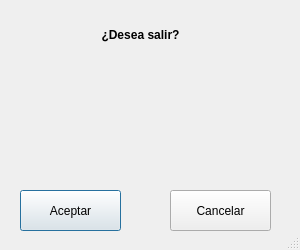
<?xml version="1.0" encoding="UTF-8"?>
<ui version="4.0">
 <class>dlgSalir</class>
 <widget class="QDialog" name="dlgSalir">
  <property name="geometry">
   <rect>
    <x>0</x>
    <y>0</y>
    <width>300</width>
    <height>250</height>
   </rect>
  </property>
  <property name="minimumSize">
   <size>
    <width>300</width>
    <height>250</height>
   </size>
  </property>
  <property name="maximumSize">
   <size>
    <width>300</width>
    <height>250</height>
   </size>
  </property>
  <property name="windowTitle">
   <string>Salir</string>
  </property>
  <property name="windowIcon">
   <iconset>
    <normaloff>../../.designer/backup/IMG/travel_car_BMV_1741.png</normaloff>
    <normalon>../IMG/travel_car_BMV_1741.png</normalon>../../.designer/backup/IMG/travel_car_BMV_1741.png</iconset>
  </property>
  <property name="sizeGripEnabled">
   <bool>true</bool>
  </property>
  <property name="modal">
   <bool>true</bool>
  </property>
  <widget class="QLabel" name="label">
   <property name="geometry">
    <rect>
     <x>80</x>
     <y>20</y>
     <width>121</width>
     <height>31</height>
    </rect>
   </property>
   <property name="layoutDirection">
    <enum>Qt::RightToLeft</enum>
   </property>
   <property name="text">
    <string>&lt;html&gt;&lt;head/&gt;&lt;body&gt;&lt;p&gt;&lt;span style=&quot; font-weight:600;&quot;&gt;¿Desea salir?&lt;/span&gt;&lt;/p&gt;&lt;/body&gt;&lt;/html&gt;</string>
   </property>
   <property name="alignment">
    <set>Qt::AlignCenter</set>
   </property>
  </widget>
  <widget class="QPushButton" name="btnAceptar">
   <property name="geometry">
    <rect>
     <x>20</x>
     <y>190</y>
     <width>101</width>
     <height>41</height>
    </rect>
   </property>
   <property name="text">
    <string>Aceptar</string>
   </property>
  </widget>
  <widget class="QPushButton" name="btnCancelar">
   <property name="geometry">
    <rect>
     <x>170</x>
     <y>190</y>
     <width>101</width>
     <height>41</height>
    </rect>
   </property>
   <property name="text">
    <string>Cancelar</string>
   </property>
  </widget>
  <widget class="QLabel" name="label_2">
   <property name="geometry">
    <rect>
     <x>80</x>
     <y>70</y>
     <width>131</width>
     <height>81</height>
    </rect>
   </property>
   <property name="text">
    <string/>
   </property>
   <property name="pixmap">
    <pixmap>../IMG/imagen_salir.png</pixmap>
   </property>
   <property name="scaledContents">
    <bool>true</bool>
   </property>
  </widget>
  <widget class="QWidget" name="gridLayoutWidget">
   <property name="geometry">
    <rect>
     <x>0</x>
     <y>0</y>
     <width>2</width>
     <height>2</height>
    </rect>
   </property>
   <layout class="QGridLayout" name="gridLayout"/>
  </widget>
 </widget>
 <resources/>
 <connections/>
</ui>
